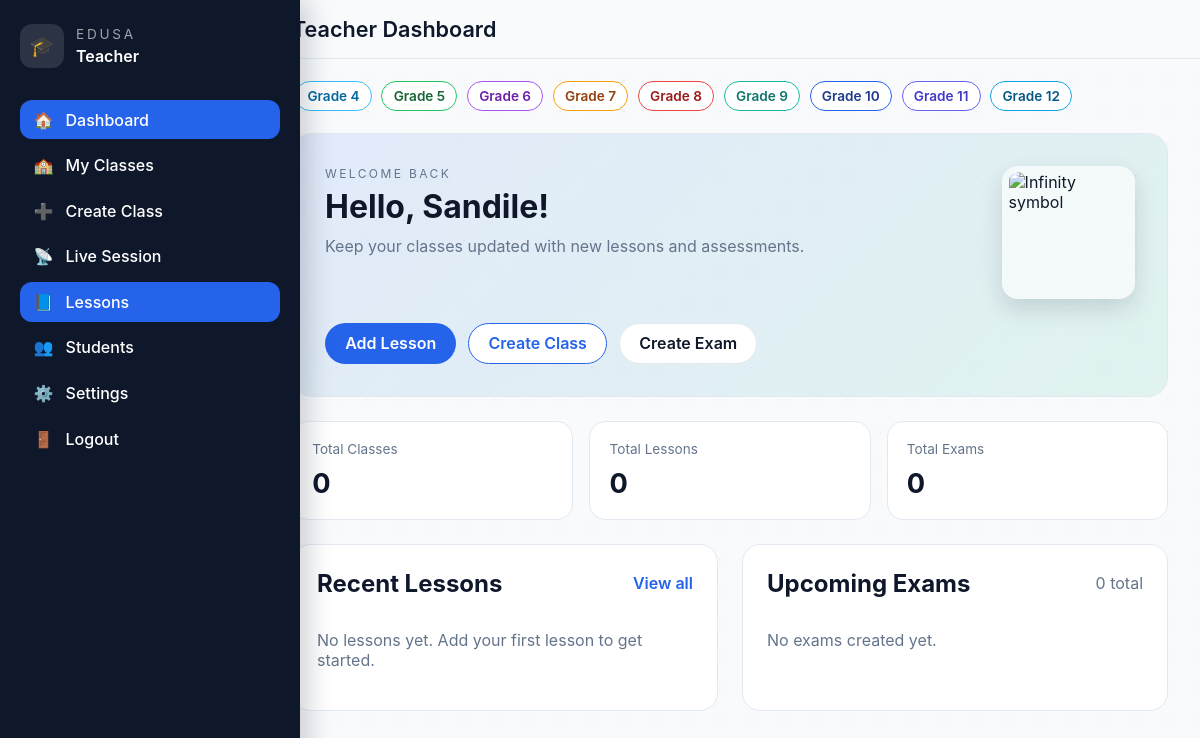
The page /teacher/ (signed in) on the database as committed earlier.
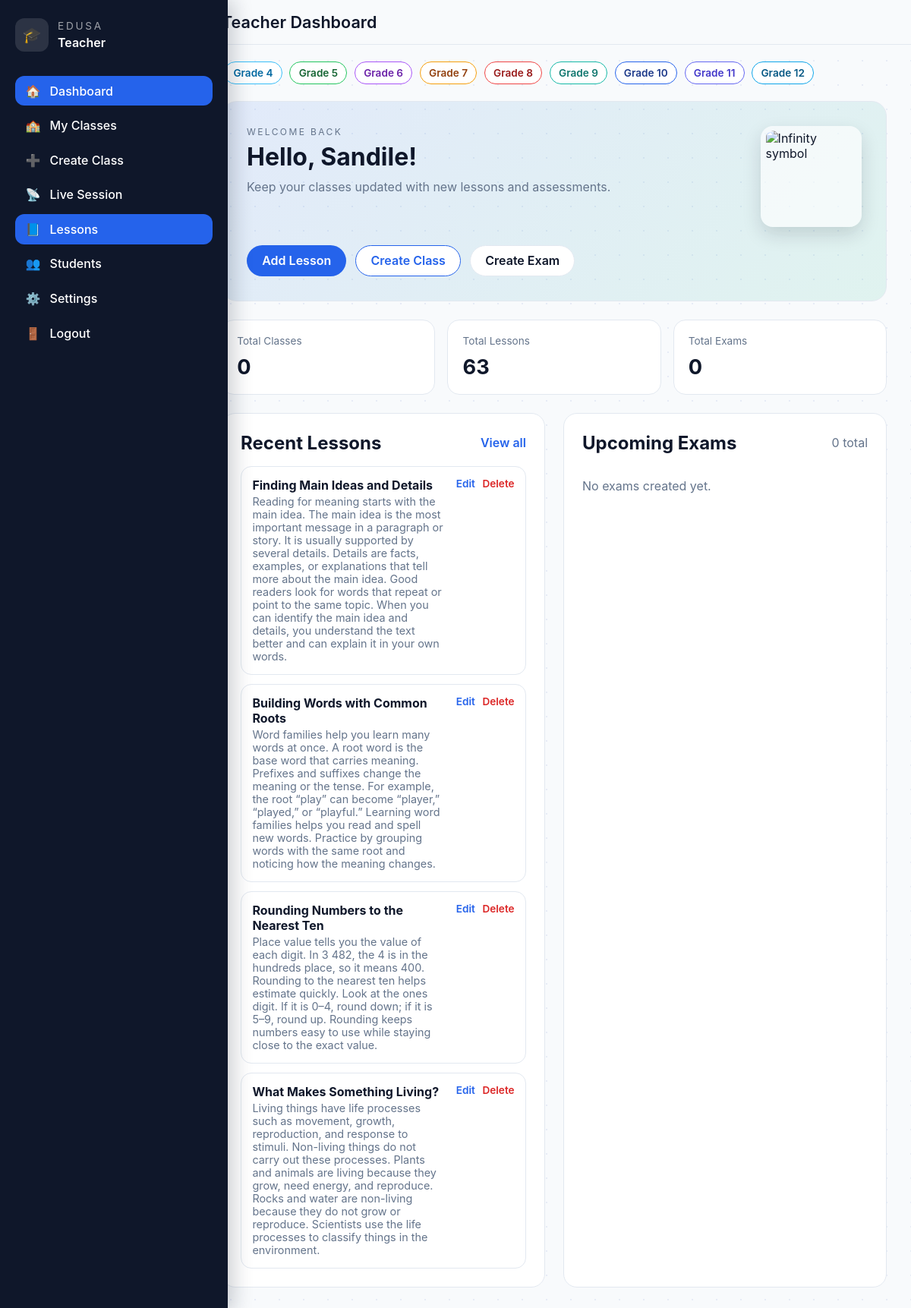
The same page on the database as committed later.
### core/models.py (models this page shows, shortened)
class Grade(models.Model):
    PHASE_INTERMEDIATE = "intermediate"
    PHASE_SENIOR = "senior"
    PHASE_FET = "fet"
    PHASE_CHOICES = [
        (PHASE_INTERMEDIATE, "Intermediate"),
        (PHASE_SENIOR, "Senior"),
        (PHASE_FET, "FET"),
    ]
    number = models.PositiveSmallIntegerField(unique=True)
    label = models.CharField(max_length=20, default="")
    phase = models.CharField(max_length=20, choices=PHASE_CHOICES, default=PHASE_INTERMEDIATE)
    class Meta:
        ordering = ("number",)

class Lesson(models.Model):
    caps_version = models.ForeignKey(
        CAPSVersion,
        on_delete=models.SET_NULL,
        null=True,
        blank=True,
        related_name="lessons",
    )
    title = models.CharField(max_length=200)
    slug = models.SlugField(max_length=220, unique=True, blank=True, null=True)
    term = models.PositiveSmallIntegerField(choices=[(1, "Term 1"), (2, "Term 2"), (3, "Term 3"), (4, "Term 4")], default=1)
    topic = models.CharField(max_length=200, blank=True, default="")
    content = models.TextField()
    key_concepts = models.TextField(blank=True, default="")
    examples = models.TextField(blank=True, default="")
    summary = models.TextField(blank=True, default="")
    grade = models.CharField(max_length=20, blank=True, default="")
    subject = models.CharField(max_length=50, blank=True, default="")
    grade_ref = models.ForeignKey(Grade, on_delete=models.SET_NULL, null=True, blank=True, related_name="lessons")
    subject_ref = models.ForeignKey(Subject, on_delete=models.SET_NULL, null=True, blank=True, related_name="lessons")
    topic_ref = models.ForeignKey(Topic, on_delete=models.SET_NULL, null=True, blank=True, related_name="lessons")
    subtopic_ref = models.ForeignKey("Subtopic", on_delete=models.SET_NULL, null=True, blank=True, related_name="lessons")
    notes_text = models.TextField(blank=True, default="")
    notes_file = models.FileField(upload_to="lesson_notes/", blank=True, null=True)
    video_url = models.URLField(blank=True, default="")
    formula_sheet = models.FileField(upload_to="formula_sheets/", blank=True, null=True)
    cover_image = models.FileField(upload_to="lesson_images/", blank=True, null=True)
    created_at = models.DateTimeField(auto_now_add=True)
    updated_at = models.DateTimeField(auto_now=True)
    is_published = models.BooleanField(default=False)
    @property
    def description(self):
        return self.content
    @classmethod
    def published_for_active_caps(cls):
        return cls.objects.filter(is_published=True, caps_version__is_active=True)

### core/views.py (the view)
# urls.py: path("teacher/", views.teacher_dashboard, name="teacher_dashboard"),
@login_required
def teacher_dashboard(request):
    if redirect_response := _dispatch_dashboard_redirect(request, "teacher"):
        return redirect_response
    lessons = Lesson.published_for_active_caps()
    classes = Classroom.objects.filter(teacher=request.user)
    exams = Exam.objects.filter(created_by=request.user)
    return render(request, "core/teacher_dashboard.html", {
        "lessons": lessons,
        "classes": classes,
        "exams": exams,
        "role_theme": "teacher",
    })

### core/context_processors.py (called while the page is built)
def grade_nav_context(request):
    grades = list(Grade.objects.order_by("number"))
    return {
        "nav_grades": grades,
    }

### core/utils.py (called while the page is built, shortened)
def normalize_role(role: str | None) -> str:
    return (role or "").strip().lower()

def resolve_user_role(user: "AbstractBaseUser") -> str:
    if role := normalize_role(getattr(user, "role", None)):
        return role
    if getattr(user, "is_staff", False):
        return "teacher"

### core/views.py (called while the page is built)
def _dispatch_dashboard_redirect(request, expected_role):
    normalized_role = resolve_user_role(request.user)
    if normalized_role == expected_role:
        return None
    dashboard = ROLE_DASHBOARD.get(normalized_role)
    return redirect(dashboard or "choose_role")

### core/templates/core/teacher_dashboard.html
{% extends "core/base_teacher.html" %}
{% load static %}
{% block dashboard_content %}
<section class="dashboard-hero">
  <div>
    <p class="dashboard-hero__eyebrow">Welcome back</p>
    <h1 class="dashboard-hero__title">Hello, {{ request.user.first_name|default:request.user.username }}!</h1>
    <p class="dashboard-hero__subtitle">Keep your classes updated with new lessons and assessments.</p>
  </div>
  <div class="dashboard-hero__media">
    <img src="{% static 'core/img/welcome-infinity.gif' %}" alt="Infinity symbol" class="dashboard-hero__image">
  </div>
  <div class="dashboard-hero__actions">
    <a class="btn btn-primary" href="{% url 'lesson_add' %}">Add Lesson</a>
    <a class="btn btn-outline" href="{% url 'classes:class_create' %}">Create Class</a>
    <a class="btn btn-ghost" href="{% url 'exam_add' %}">Create Exam</a>
  </div>
</section>
<section class="stat-grid">
  <div class="stat-card">
    <p class="stat-card__label">Total Classes</p>
    <p class="stat-card__value">{{ classes|length }}</p>
  </div>
  <div class="stat-card">
    <p class="stat-card__label">Total Lessons</p>
    <p class="stat-card__value">{{ lessons|length }}</p>
  </div>
  <div class="stat-card">
    <p class="stat-card__label">Total Exams</p>
    <p class="stat-card__value">{{ exams|length }}</p>
  </div>
</section>
<section class="content-grid">
  <div class="panel">
    <div class="panel__header">
      <h2>Recent Lessons</h2>
      <a href="{% url 'lesson_add' %}">View all</a>
    </div>
    <div class="panel__body">
      {% for lesson in lessons|slice:":4" %}
        <div class="panel-item">
          <div>
            <h3>{{ lesson.title }}</h3>
            <p>{{ lesson.description|default:"No description" }}</p>
          </div>
          <div class="panel-actions">
            <a href="{% url 'lesson_edit' lesson.id %}">Edit</a>
            <a class="text-danger" href="{% url 'lesson_delete' lesson.id %}">Delete</a>
          </div>
        </div>
      {% empty %}
        <p class="panel-empty">No lessons yet. Add your first lesson to get started.</p>
      {% endfor %}
    </div>
  </div>
  <div class="panel">
    <div class="panel__header">
      <h2>Upcoming Exams</h2>
      <span class="muted">{{ exams|length }} total</span>
    </div>
    <div class="panel__body">
      {% for exam in exams|slice:":4" %}
        <div class="panel-item">
          <div>
            <h3>{{ exam.title }}</h3>
            <p>{{ exam.classroom.name }}</p>
          </div>
          {% if exam.due_date %}
            <span class="chip">Due {{ exam.due_date }}</span>
          {% endif %}
        </div>
      {% empty %}
        <p class="panel-empty">No exams created yet.</p>
      {% endfor %}
    </div>
  </div>
</section>
{% endblock %}

### core/templates/core/components/grade_nav.html
<nav class="grade-nav" aria-label="Grades">
  <div class="grade-nav__track">
    {% for grade in nav_grades %}
      <a class="grade-nav__item grade-{{ grade.number }}" href="{% url 'lesson_catalog' %}?grade={{ grade.number }}">
        Grade {{ grade.number }}
      </a>
    {% endfor %}
  </div>
</nav>

Rows that differ between the two databases and show on the page:
added Lesson: title "Finding Main Ideas and Details", description "Reading for meaning starts with the main idea. The main idea is the most important message in a paragraph or story. It is usually supported by several details. Details are facts, examples, or explanations that tell more about the main idea. Good readers look for words that repeat or point to the same topic. When you can identify the main idea and details, you understand the text better and can explain it in your own words."
added Lesson: title "Building Words with Common Roots", description "Word families help you learn many words at once. A root word is the base word that carries meaning. Prefixes and suffixes change the meaning or the tense. For example, the root “play” can become “player,” “played,” or “playful.” Learning word families helps you read and spell new words. Practice by grouping words with the same root and noticing how the meaning changes."
added Lesson: title "Rounding Numbers to the Nearest Ten", description "Place value tells you the value of each digit. In 3 482, the 4 is in the hundreds place, so it means 400. Rounding to the nearest ten helps estimate quickly. Look at the ones digit. If it is 0–4, round down; if it is 5–9, round up. Rounding keeps numbers easy to use while staying close to the exact value."
added Lesson: title "What Makes Something Living?", description "Living things have life processes such as movement, growth, reproduction, and response to stimuli. Non-living things do not carry out these processes. Plants and animals are living because they grow, need energy, and reproduce. Rocks and water are non-living because they do not grow or reproduce. Scientists use the life processes to classify things in the environment."
Other text that changed with them:
{{ lessons|length }}: "0" → "63"
text no longer shown: "No lessons yet. Add your first lesson to get started."
